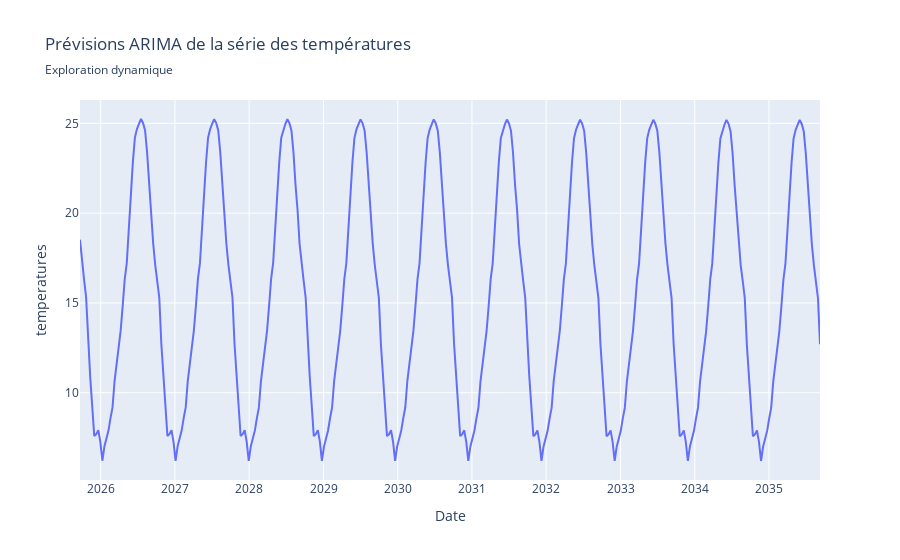

Notebook code cell kept with this figure:
### Code cell
fig = px.line(predictions_df, x=predictions_df.index, y="temperatures",
              title="Prévisions ARIMA de la série des températures", subtitle = "Exploration dynamique",
              labels={"index":"Date"}, 
             # hover_data=["Date", "T_DECAD"],              
             )
fig.show()

### Figure 1 — Plotly figure (JSON) as saved in the notebook; plotly's stock layout.template omitted (floating-point values rounded to 4 significant figures; data arrays with more than 128 entries replaced by an {"elided": "..."} marker saying what was removed)
{"data": [{"hovertemplate": "Date=%{x}<br>temperatures=%{y}<extra></extra>", "legendgroup": "", "line": {"color": "#636efa", "dash": "solid"}, "marker": {"symbol": "circle"}, "mode": "lines", "name": "", "orientation": "v", "showlegend": false, "type": "scatter", "x": {"elided": "365 str values"}, "xaxis": "x", "y": {"elided": "365 float values"}, "yaxis": "y"}], "layout": {"legend": {"tracegroupgap": 0}, "title": {"subtitle": {"text": "Exploration dynamique"}, "text": "Prévisions ARIMA de la série des températures"}, "xaxis": {"anchor": "y", "domain": [0, 1], "title": {"text": "Date"}}, "yaxis": {"anchor": "x", "domain": [0, 1], "title": {"text": "temperatures"}}}}
